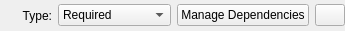
<?xml version="1.0" encoding="UTF-8"?>
<ui version="4.0">
 <class>Form</class>
 <widget class="QWidget" name="Form">
  <property name="geometry">
   <rect>
    <x>0</x>
    <y>0</y>
    <width>345</width>
    <height>31</height>
   </rect>
  </property>
  <property name="windowTitle">
   <string>Form</string>
  </property>
  <layout class="QHBoxLayout" name="horizontalLayout">
   <property name="leftMargin">
    <number>0</number>
   </property>
   <property name="topMargin">
    <number>0</number>
   </property>
   <property name="rightMargin">
    <number>0</number>
   </property>
   <property name="bottomMargin">
    <number>0</number>
   </property>
   <item>
    <widget class="QLabel" name="label">
     <property name="text">
      <string>Type:</string>
     </property>
     <property name="alignment">
      <set>Qt::AlignRight|Qt::AlignTrailing|Qt::AlignVCenter</set>
     </property>
    </widget>
   </item>
   <item>
    <widget class="QComboBox" name="combo_type">
     <item>
      <property name="text">
       <string>Required</string>
      </property>
     </item>
     <item>
      <property name="text">
       <string>Optional</string>
      </property>
     </item>
     <item>
      <property name="text">
       <string>Recommended</string>
      </property>
     </item>
    </widget>
   </item>
   <item>
    <widget class="QPushButton" name="button_depend">
     <property name="text">
      <string>Manage Dependencies</string>
     </property>
    </widget>
   </item>
   <item>
    <widget class="QPushButton" name="button_delete">
     <property name="maximumSize">
      <size>
       <width>30</width>
       <height>16777215</height>
      </size>
     </property>
     <property name="text">
      <string/>
     </property>
     <property name="icon">
      <iconset>
       <normaloff>../logos/logo_cross.png</normaloff>../logos/logo_cross.png</iconset>
     </property>
    </widget>
   </item>
  </layout>
 </widget>
 <resources/>
 <connections/>
</ui>
